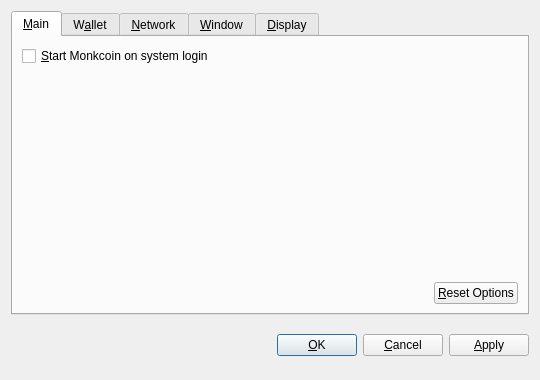
<?xml version="1.0" encoding="UTF-8"?>
<ui version="4.0">
 <class>OptionsDialog</class>
 <widget class="QDialog" name="OptionsDialog">
  <property name="geometry">
   <rect>
    <x>0</x>
    <y>0</y>
    <width>540</width>
    <height>380</height>
   </rect>
  </property>
  <property name="windowTitle">
   <string>Options</string>
  </property>
  <property name="modal">
   <bool>true</bool>
  </property>
  <layout class="QVBoxLayout" name="verticalLayout">
   <item>
    <widget class="QTabWidget" name="tabWidget">
     <property name="tabPosition">
      <enum>QTabWidget::North</enum>
     </property>
     <property name="currentIndex">
      <number>0</number>
     </property>
     <widget class="QWidget" name="tabMain">
      <attribute name="title">
       <string>&amp;Main</string>
      </attribute>
      <layout class="QVBoxLayout" name="verticalLayout_Main">
       <item>
        <widget class="QCheckBox" name="bitcoinAtStartup">
         <property name="toolTip">
          <string>Automatically start Monkcoin after logging in to the system.</string>
         </property>
         <property name="text">
          <string>&amp;Start Monkcoin on system login</string>
         </property>
        </widget>
       </item>
       <item>
        <spacer name="verticalSpacer_Main">
         <property name="orientation">
          <enum>Qt::Vertical</enum>
         </property>
         <property name="sizeHint" stdset="0">
          <size>
           <width>20</width>
           <height>40</height>
          </size>
         </property>
        </spacer>
       </item>
       <item>
        <layout class="QHBoxLayout" name="horizontalLayout_2_Main">
         <item>
          <spacer name="horizontalSpacer_2_Main">
           <property name="orientation">
            <enum>Qt::Horizontal</enum>
           </property>
           <property name="sizeHint" stdset="0">
            <size>
             <width>40</width>
             <height>20</height>
            </size>
           </property>
          </spacer>
         </item>
         <item>
          <widget class="QPushButton" name="resetButton">
           <property name="toolTip">
            <string>Reset all client options to default.</string>
           </property>
           <property name="text">
            <string>&amp;Reset Options</string>
           </property>
           <property name="autoDefault">
            <bool>false</bool>
           </property>
          </widget>
         </item>
        </layout>
       </item>
      </layout>
     </widget>
     <widget class="QWidget" name="tabWallet">
      <attribute name="title">
       <string>W&amp;allet</string>
      </attribute>
      <layout class="QVBoxLayout" name="verticalLayout_Network">
       <item>
        <widget class="QLabel" name="transactionFeeInfoLabel">
         <property name="text">
          <string>Optional transaction fee per kB that helps make sure your transactions are processed quickly. Most transactions are 1 kB.</string>
         </property>
         <property name="textFormat">
          <enum>Qt::PlainText</enum>
         </property>
         <property name="wordWrap">
          <bool>true</bool>
         </property>
        </widget>
       </item>
       <item>
        <layout class="QHBoxLayout" name="horizontalLayout_1_Main">
         <item>
          <widget class="QLabel" name="transactionFeeLabel">
           <property name="text">
            <string>Pay transaction &amp;fee</string>
           </property>
           <property name="textFormat">
            <enum>Qt::PlainText</enum>
           </property>
           <property name="buddy">
            <cstring>transactionFee</cstring>
           </property>
          </widget>
         </item>
         <item>
          <widget class="BitcoinAmountField" name="transactionFee"/>
         </item>
         <item>
          <spacer name="horizontalSpacer_1_Main">
           <property name="orientation">
            <enum>Qt::Horizontal</enum>
           </property>
           <property name="sizeHint" stdset="0">
            <size>
             <width>40</width>
             <height>20</height>
            </size>
           </property>
          </spacer>
         </item>
        </layout>
       </item>
       <item>
        <widget class="QLabel" name="label">
         <property name="text">
          <string>If you disable the spending of unconfirmed change, the change from a transaction cannot be used until that transaction has at least one confirmation. This also affects how your balance is computed.</string>
         </property>
         <property name="wordWrap">
          <bool>true</bool>
         </property>
        </widget>
       </item>
       <item>
        <widget class="QCheckBox" name="spendZeroConfChange">
         <property name="text">
          <string>Spend unconfirmed change  (experts only)</string>
         </property>
        </widget>
       </item>
       <item>
        <spacer name="verticalSpacer">
         <property name="orientation">
          <enum>Qt::Vertical</enum>
         </property>
         <property name="sizeHint" stdset="0">
          <size>
           <width>20</width>
           <height>40</height>
          </size>
         </property>
        </spacer>
       </item>
      </layout>
     </widget>
     <widget class="QWidget" name="tabNetwork">
      <attribute name="title">
       <string>&amp;Network</string>
      </attribute>
      <layout class="QVBoxLayout" name="verticalLayout_Network">
       <item>
        <widget class="QCheckBox" name="mapPortUpnp">
         <property name="toolTip">
          <string>Automatically open the Monkcoin client port on the router. This only works when your router supports UPnP and it is enabled.</string>
         </property>
         <property name="text">
          <string>Map port using &amp;UPnP</string>
         </property>
        </widget>
       </item>
       <item>
        <widget class="QCheckBox" name="connectSocks">
         <property name="toolTip">
          <string>Connect to the Monkcoin network through a SOCKS proxy (e.g. when connecting through Tor).</string>
         </property>
         <property name="text">
          <string>&amp;Connect through SOCKS proxy:</string>
         </property>
        </widget>
       </item>
       <item>
        <layout class="QHBoxLayout" name="horizontalLayout_Network">
         <item>
          <widget class="QLabel" name="proxyIpLabel">
           <property name="text">
            <string>Proxy &amp;IP:</string>
           </property>
           <property name="textFormat">
            <enum>Qt::PlainText</enum>
           </property>
           <property name="buddy">
            <cstring>proxyIp</cstring>
           </property>
          </widget>
         </item>
         <item>
          <widget class="QValidatedLineEdit" name="proxyIp">
           <property name="maximumSize">
            <size>
             <width>140</width>
             <height>16777215</height>
            </size>
           </property>
           <property name="toolTip">
            <string>IP address of the proxy (e.g. 127.0.0.1)</string>
           </property>
          </widget>
         </item>
         <item>
          <widget class="QLabel" name="proxyPortLabel">
           <property name="text">
            <string>&amp;Port:</string>
           </property>
           <property name="textFormat">
            <enum>Qt::PlainText</enum>
           </property>
           <property name="buddy">
            <cstring>proxyPort</cstring>
           </property>
          </widget>
         </item>
         <item>
          <widget class="QLineEdit" name="proxyPort">
           <property name="maximumSize">
            <size>
             <width>55</width>
             <height>16777215</height>
            </size>
           </property>
           <property name="toolTip">
            <string>Port of the proxy (e.g. 9050)</string>
           </property>
          </widget>
         </item>
         <item>
          <widget class="QLabel" name="socksVersionLabel">
           <property name="text">
            <string>SOCKS &amp;Version:</string>
           </property>
           <property name="textFormat">
            <enum>Qt::PlainText</enum>
           </property>
           <property name="buddy">
            <cstring>socksVersion</cstring>
           </property>
          </widget>
         </item>
         <item>
          <widget class="QValueComboBox" name="socksVersion">
           <property name="toolTip">
            <string>SOCKS version of the proxy (e.g. 5)</string>
           </property>
          </widget>
         </item>
         <item>
          <spacer name="horizontalSpacer_Network">
           <property name="orientation">
            <enum>Qt::Horizontal</enum>
           </property>
           <property name="sizeHint" stdset="0">
            <size>
             <width>40</width>
             <height>20</height>
            </size>
           </property>
          </spacer>
         </item>
        </layout>
       </item>
       <item>
        <spacer name="verticalSpacer_Network">
         <property name="orientation">
          <enum>Qt::Vertical</enum>
         </property>
         <property name="sizeHint" stdset="0">
          <size>
           <width>20</width>
           <height>40</height>
          </size>
         </property>
        </spacer>
       </item>
      </layout>
     </widget>
     <widget class="QWidget" name="tabWindow">
      <attribute name="title">
       <string>&amp;Window</string>
      </attribute>
      <layout class="QVBoxLayout" name="verticalLayout_Window">
       <item>
        <widget class="QCheckBox" name="minimizeToTray">
         <property name="toolTip">
          <string>Show only a tray icon after minimizing the window.</string>
         </property>
         <property name="text">
          <string>&amp;Minimize to the tray instead of the taskbar</string>
         </property>
        </widget>
       </item>
       <item>
        <widget class="QCheckBox" name="minimizeOnClose">
         <property name="toolTip">
          <string>Minimize instead of exit the application when the window is closed. When this option is enabled, the application will be closed only after selecting Quit in the menu.</string>
         </property>
         <property name="text">
          <string>M&amp;inimize on close</string>
         </property>
        </widget>
       </item>
       <item>
        <spacer name="verticalSpacer_Window">
         <property name="orientation">
          <enum>Qt::Vertical</enum>
         </property>
         <property name="sizeHint" stdset="0">
          <size>
           <width>20</width>
           <height>40</height>
          </size>
         </property>
        </spacer>
       </item>
      </layout>
     </widget>
     <widget class="QWidget" name="tabDisplay">
      <attribute name="title">
       <string>&amp;Display</string>
      </attribute>
      <layout class="QVBoxLayout" name="verticalLayout_Display">
       <item>
        <layout class="QHBoxLayout" name="horizontalLayout_1_Display">
         <item>
          <widget class="QLabel" name="langLabel">
           <property name="text">
            <string>User Interface &amp;language:</string>
           </property>
           <property name="textFormat">
            <enum>Qt::PlainText</enum>
           </property>
           <property name="buddy">
            <cstring>lang</cstring>
           </property>
          </widget>
         </item>
         <item>
          <widget class="QValueComboBox" name="lang">
           <property name="toolTip">
            <string>The user interface language can be set here. This setting will take effect after restarting Monkcoin.</string>
           </property>
          </widget>
         </item>
        </layout>
       </item>
       <item>
        <layout class="QHBoxLayout" name="horizontalLayout_2_Display">
         <item>
          <widget class="QLabel" name="unitLabel">
           <property name="text">
            <string>&amp;Unit to show amounts in:</string>
           </property>
           <property name="textFormat">
            <enum>Qt::PlainText</enum>
           </property>
           <property name="buddy">
            <cstring>unit</cstring>
           </property>
          </widget>
         </item>
         <item>
          <widget class="QValueComboBox" name="unit">
           <property name="toolTip">
            <string>Choose the default subdivision unit to show in the interface and when sending coins.</string>
           </property>
          </widget>
         </item>
        </layout>
       </item>
       <item>
        <widget class="QCheckBox" name="displayAddresses">
         <property name="toolTip">
          <string>Whether to show Monkcoin addresses in the transaction list or not.</string>
         </property>
         <property name="text">
          <string>&amp;Display addresses in transaction list</string>
         </property>
        </widget>
       </item>
       <item>
        <widget class="QCheckBox" name="coinControlFeatures">
         <property name="toolTip">
          <string>Whether to show coin control features or not.</string>
         </property>
         <property name="text">
          <string>Display coin &amp;control features (experts only!)</string>
         </property>
        </widget>
       </item>
       <item>
        <spacer name="verticalSpacer_Display">
         <property name="orientation">
          <enum>Qt::Vertical</enum>
         </property>
         <property name="sizeHint" stdset="0">
          <size>
           <width>20</width>
           <height>40</height>
          </size>
         </property>
        </spacer>
       </item>
      </layout>
     </widget>
    </widget>
   </item>
   <item>
    <layout class="QHBoxLayout" name="horizontalLayout_Buttons">
     <item>
      <spacer name="horizontalSpacer_1">
       <property name="orientation">
        <enum>Qt::Horizontal</enum>
       </property>
       <property name="sizeHint" stdset="0">
        <size>
         <width>40</width>
         <height>48</height>
        </size>
       </property>
      </spacer>
     </item>
     <item>
      <widget class="QLabel" name="statusLabel">
       <property name="font">
        <font>
         <weight>75</weight>
         <bold>true</bold>
        </font>
       </property>
       <property name="text">
        <string/>
       </property>
       <property name="textFormat">
        <enum>Qt::PlainText</enum>
       </property>
       <property name="wordWrap">
        <bool>true</bool>
       </property>
      </widget>
     </item>
     <item>
      <spacer name="horizontalSpacer_2">
       <property name="orientation">
        <enum>Qt::Horizontal</enum>
       </property>
       <property name="sizeHint" stdset="0">
        <size>
         <width>40</width>
         <height>48</height>
        </size>
       </property>
      </spacer>
     </item>
     <item>
      <widget class="QPushButton" name="okButton">
       <property name="text">
        <string>&amp;OK</string>
       </property>
      </widget>
     </item>
     <item>
      <widget class="QPushButton" name="cancelButton">
       <property name="text">
        <string>&amp;Cancel</string>
       </property>
       <property name="autoDefault">
        <bool>false</bool>
       </property>
      </widget>
     </item>
     <item>
      <widget class="QPushButton" name="applyButton">
       <property name="text">
        <string>&amp;Apply</string>
       </property>
       <property name="autoDefault">
        <bool>false</bool>
       </property>
      </widget>
     </item>
    </layout>
   </item>
  </layout>
 </widget>
 <customwidgets>
  <customwidget>
   <class>BitcoinAmountField</class>
   <extends>QSpinBox</extends>
   <header>bitcoinamountfield.h</header>
  </customwidget>
  <customwidget>
   <class>QValueComboBox</class>
   <extends>QComboBox</extends>
   <header>qvaluecombobox.h</header>
  </customwidget>
  <customwidget>
   <class>QValidatedLineEdit</class>
   <extends>QLineEdit</extends>
   <header>qvalidatedlineedit.h</header>
  </customwidget>
 </customwidgets>
 <resources/>
 <connections/>
</ui>
